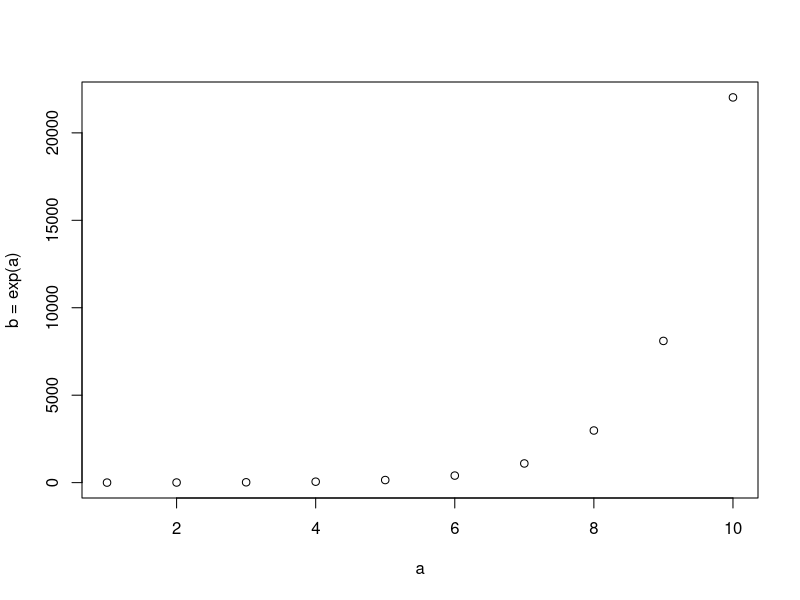

This chart was generated by the following R code:
## ---- chunk 1
a <- 1:10 # sequence of numbers from 1 to 10 saved in the object called 'a'
a
## ---- chunk 2
b <- exp(a)
plot(b, xlab = 'a', ylab = 'b = exp(a)')
